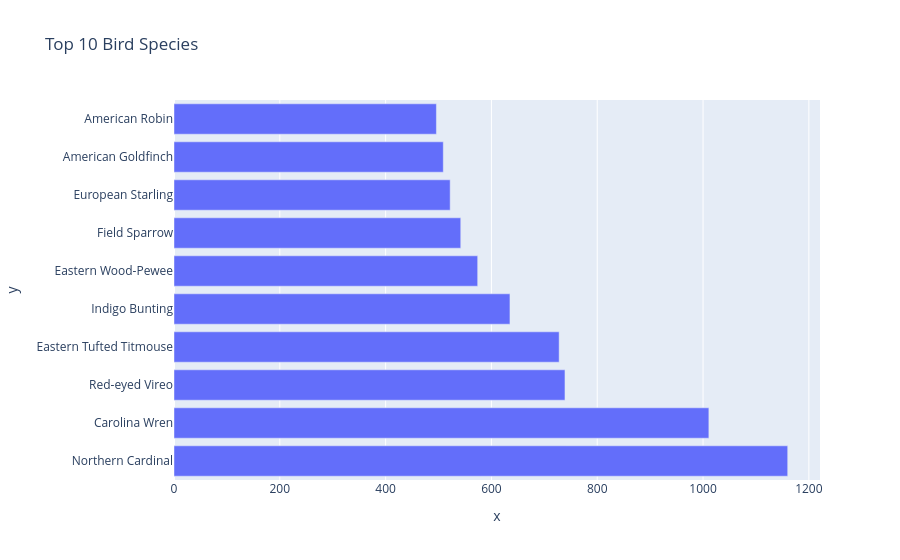

Here is the notebook cell this chart was saved with:
### Code cell
species = final_df['Common_Name'].value_counts().head(10)

px.bar(x=species.values, y=species.index, orientation='h',
       title='Top 10 Bird Species')

### Figure 1 — Plotly figure (JSON) as saved in the notebook; plotly's stock layout.template omitted (floating-point values rounded to 4 significant figures)
{"data": [{"alignmentgroup": "True", "hovertemplate": "x=%{x}<br>y=%{y}<extra></extra>", "legendgroup": "", "marker": {"color": "#636efa", "pattern": {"shape": ""}}, "name": "", "offsetgroup": "", "orientation": "h", "showlegend": false, "textposition": "auto", "type": "bar", "x": [1160, 1011, 739, 728, 635, 574, 542, 522, 509, 496], "xaxis": "x", "y": ["Northern Cardinal", "Carolina Wren", "Red-eyed Vireo", "Eastern Tufted Titmouse", "Indigo Bunting", "Eastern Wood-Pewee", "Field Sparrow", "European Starling", "American Goldfinch", "American Robin"], "yaxis": "y"}], "layout": {"barmode": "relative", "legend": {"tracegroupgap": 0}, "title": {"text": "Top 10 Bird Species"}, "xaxis": {"anchor": "y", "domain": [0, 1], "title": {"text": "x"}}, "yaxis": {"anchor": "x", "domain": [0, 1], "title": {"text": "y"}}}}
